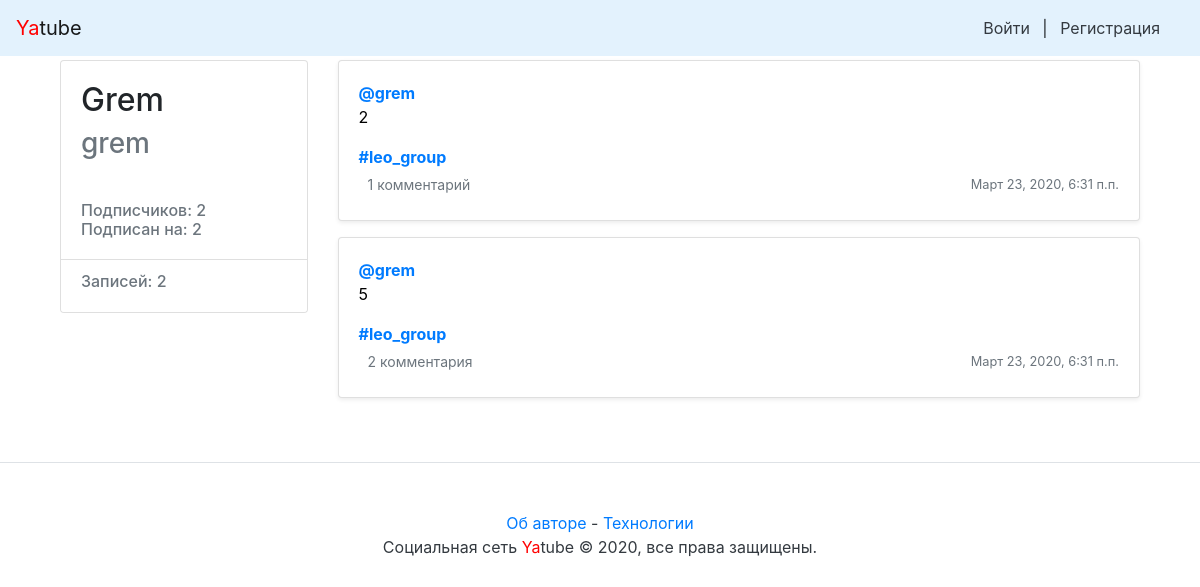
The app's page /grem/, older data.
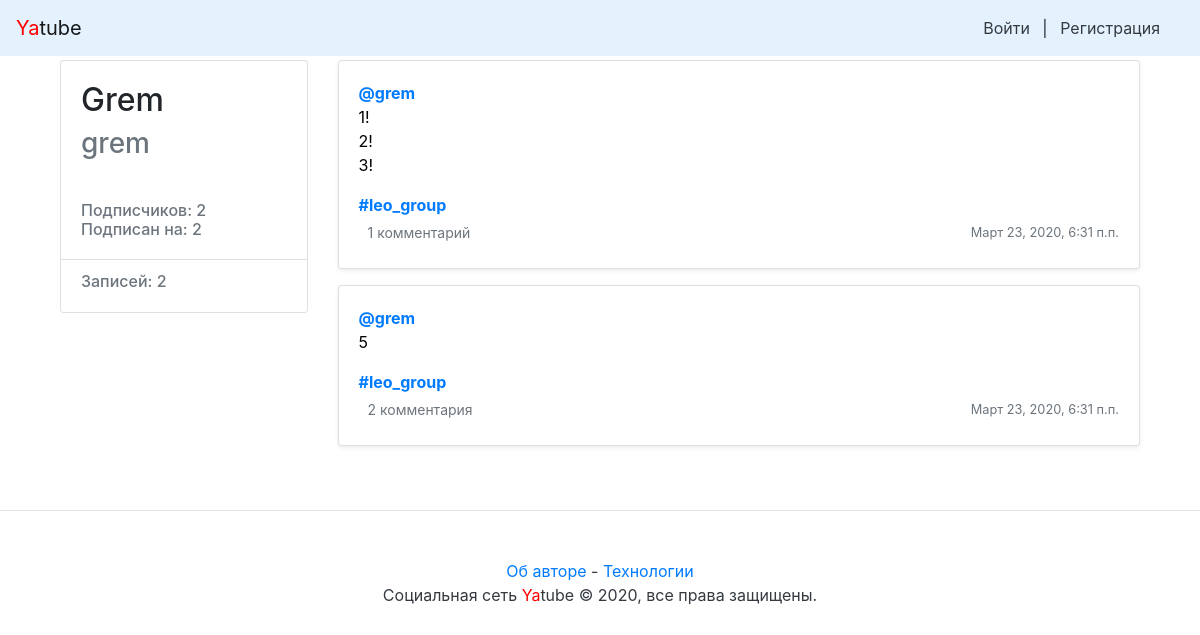
The same page, newer data.
### posts/models.py (models this page shows, shortened)
class Post(models.Model):
    text = models.TextField()
    pub_date = models.DateTimeField("date published", auto_now_add=True)
    author = models.ForeignKey(User, on_delete=models.CASCADE, related_name="post_author")
    group = models.ForeignKey(Group, blank=True, null=True, on_delete=models.CASCADE, related_name="group")
    image = models.ImageField(upload_to='posts/', blank=True, null=True)

class Group(models.Model):
    title = models.CharField(max_length=200)
    slug = models.SlugField(unique=True)
    description = models.TextField()

### posts/views.py (the view, shortened to what this page needs)
# urls.py: path("<username>/", views.profile, name="profile"),
def profile(request, username):
    profile = get_object_or_404(User, username=username)
    post_list = Post.objects.filter(author=profile).order_by("-pub_date")
    paginator = Paginator(post_list, 5) # показывать по 5 записей на странице.
    page_number = request.GET.get('page') # переменная в URL с номером запрошенной страницы
    page = paginator.get_page(page_number) # получить записи с нужным смещением
    post_count = Post.objects.filter(author=profile).count()
    return render(request, 'profile.html', {'page': page,'paginator': paginator,
                                            'profile': profile,'post_count': post_count,})

### users/templatetags/user_filters.py (called while the page is built)
@register.filter
def rupluralize(value, endings):
    try:
        endings = endings.split(',')
        if value % 100 in (11, 12, 13, 14):
            return endings[2]
        if value % 10 == 1:
            return endings[0]
        if value % 10 in (2, 3, 4):
            return endings[1]
        else:
            return endings[2]
    except:
        raise TemplateSyntaxError

### yatube/context_processors.py (called while the page is built)
def year(request):
    current_year = dt.datetime.today().year
    return {'year': current_year}

### templates/profile.html (shortened to what this page needs)
{% extends "base.html" %}
{% block content%}
<main role="main" class="container">
    <div class="row">
        {% include "left_box.html" with post=post %}
        <div class="col-md-9">
                {% for post in page %}
                {% include "post_item.html" with post=post %}
                {% endfor %}
        </div>
    </div>
</main>
{% endblock%}

### templates/post_item.html (shortened to what this page needs)
{% load user_filters %}
<div class="card mb-3 mt-1 shadow-sm">
    {% load thumbnail %}
    <div class="card-body">
            <p class="card-text">
                    <a name="post_{{ post.id }}" href="{% url 'profile' post.author.username %}">
                            <strong class="d-block text-gray-dark">@{{ post.author }}</strong>
                    </a>
                    <a name="post_{{ post.id }}" href="{% url 'post' post.author.username post.id %}" style="text-decoration: none; color:black;">{{ post.text|linebreaksbr }}</a>
            </p>
            {% if post.group %}
            <a class="card-link muted" href="{% url 'group_posts' post.group.slug %}">
                    <strong class="d-block text-gray-dark">#{{ post.group.title }}</strong>
            </a>
            {% endif %}
            <div class="d-flex justify-content-between align-items-center">
                    <div class="btn-group ">
                            <a class="btn btn-sm text-muted" href="{% url 'post' post.author.username post.id %}" role="button">
                                    {% if post.comment.count %}
                                    {{ post.comment.count }} комментари{{ post.comment.count|rupluralize:"й,я,ев" }}
                                    {% else%}
                                    Добавить комментарий
                                    {% endif %}
                            </a>
                    </div>
                    <small class="text-muted">{{ post.pub_date }}</small>
            </div>
    </div>
</div>

Row changes from the older to the newer data that the page shows:
changed Post (number 1 of 2 on the later page): text "2" → "1! 2! 3!"
